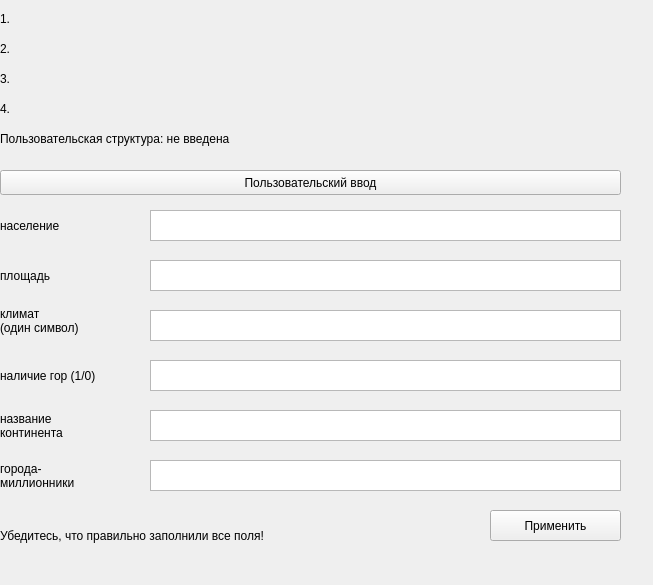
<?xml version="1.0" encoding="UTF-8"?>
<ui version="4.0">
 <class>mainwindow</class>
 <widget class="QWidget" name="mainwindow">
  <property name="geometry">
   <rect>
    <x>0</x>
    <y>0</y>
    <width>653</width>
    <height>585</height>
   </rect>
  </property>
  <property name="windowTitle">
   <string>mainwindow</string>
  </property>
  <widget class="QLabel" name="label">
   <property name="geometry">
    <rect>
     <x>0</x>
     <y>10</y>
     <width>811</width>
     <height>17</height>
    </rect>
   </property>
   <property name="text">
    <string>1.</string>
   </property>
  </widget>
  <widget class="QLabel" name="label_2">
   <property name="geometry">
    <rect>
     <x>0</x>
     <y>40</y>
     <width>811</width>
     <height>17</height>
    </rect>
   </property>
   <property name="text">
    <string>2. </string>
   </property>
  </widget>
  <widget class="QLabel" name="label_3">
   <property name="geometry">
    <rect>
     <x>0</x>
     <y>70</y>
     <width>811</width>
     <height>17</height>
    </rect>
   </property>
   <property name="text">
    <string>3. </string>
   </property>
  </widget>
  <widget class="QLabel" name="label_4">
   <property name="geometry">
    <rect>
     <x>0</x>
     <y>100</y>
     <width>811</width>
     <height>17</height>
    </rect>
   </property>
   <property name="text">
    <string>4. </string>
   </property>
  </widget>
  <widget class="QLabel" name="label_5">
   <property name="geometry">
    <rect>
     <x>0</x>
     <y>130</y>
     <width>811</width>
     <height>17</height>
    </rect>
   </property>
   <property name="text">
    <string>Пользовательская структура: не введена</string>
   </property>
  </widget>
  <widget class="QPushButton" name="pushButton">
   <property name="geometry">
    <rect>
     <x>0</x>
     <y>170</y>
     <width>621</width>
     <height>25</height>
    </rect>
   </property>
   <property name="text">
    <string>Пользовательский ввод</string>
   </property>
  </widget>
  <widget class="QPlainTextEdit" name="plainTextEdit">
   <property name="geometry">
    <rect>
     <x>150</x>
     <y>210</y>
     <width>471</width>
     <height>31</height>
    </rect>
   </property>
  </widget>
  <widget class="QPlainTextEdit" name="plainTextEdit_2">
   <property name="geometry">
    <rect>
     <x>150</x>
     <y>260</y>
     <width>471</width>
     <height>31</height>
    </rect>
   </property>
  </widget>
  <widget class="QPlainTextEdit" name="plainTextEdit_3">
   <property name="geometry">
    <rect>
     <x>150</x>
     <y>310</y>
     <width>471</width>
     <height>31</height>
    </rect>
   </property>
  </widget>
  <widget class="QPlainTextEdit" name="plainTextEdit_4">
   <property name="geometry">
    <rect>
     <x>150</x>
     <y>360</y>
     <width>471</width>
     <height>31</height>
    </rect>
   </property>
  </widget>
  <widget class="QPlainTextEdit" name="plainTextEdit_5">
   <property name="geometry">
    <rect>
     <x>150</x>
     <y>410</y>
     <width>471</width>
     <height>31</height>
    </rect>
   </property>
  </widget>
  <widget class="QPlainTextEdit" name="plainTextEdit_6">
   <property name="geometry">
    <rect>
     <x>150</x>
     <y>460</y>
     <width>471</width>
     <height>31</height>
    </rect>
   </property>
  </widget>
  <widget class="QLabel" name="label_6">
   <property name="geometry">
    <rect>
     <x>0</x>
     <y>210</y>
     <width>141</width>
     <height>31</height>
    </rect>
   </property>
   <property name="text">
    <string>население</string>
   </property>
  </widget>
  <widget class="QLabel" name="label_7">
   <property name="geometry">
    <rect>
     <x>0</x>
     <y>260</y>
     <width>141</width>
     <height>31</height>
    </rect>
   </property>
   <property name="text">
    <string>площадь</string>
   </property>
  </widget>
  <widget class="QLabel" name="label_8">
   <property name="geometry">
    <rect>
     <x>0</x>
     <y>300</y>
     <width>141</width>
     <height>41</height>
    </rect>
   </property>
   <property name="text">
    <string>климат
(один символ)</string>
   </property>
  </widget>
  <widget class="QLabel" name="label_9">
   <property name="geometry">
    <rect>
     <x>0</x>
     <y>360</y>
     <width>141</width>
     <height>31</height>
    </rect>
   </property>
   <property name="text">
    <string>наличие гор (1/0)</string>
   </property>
  </widget>
  <widget class="QLabel" name="label_10">
   <property name="geometry">
    <rect>
     <x>0</x>
     <y>410</y>
     <width>141</width>
     <height>31</height>
    </rect>
   </property>
   <property name="text">
    <string>название
континента</string>
   </property>
  </widget>
  <widget class="QLabel" name="label_11">
   <property name="geometry">
    <rect>
     <x>0</x>
     <y>460</y>
     <width>141</width>
     <height>31</height>
    </rect>
   </property>
   <property name="text">
    <string>города-
миллионники</string>
   </property>
  </widget>
  <widget class="QLabel" name="label_12">
   <property name="geometry">
    <rect>
     <x>0</x>
     <y>510</y>
     <width>481</width>
     <height>51</height>
    </rect>
   </property>
   <property name="text">
    <string>Убедитесь, что правильно заполнили все поля!</string>
   </property>
  </widget>
  <widget class="QPushButton" name="pushButton_2">
   <property name="geometry">
    <rect>
     <x>490</x>
     <y>510</y>
     <width>131</width>
     <height>31</height>
    </rect>
   </property>
   <property name="text">
    <string>Применить</string>
   </property>
  </widget>
 </widget>
 <resources/>
 <connections/>
</ui>
